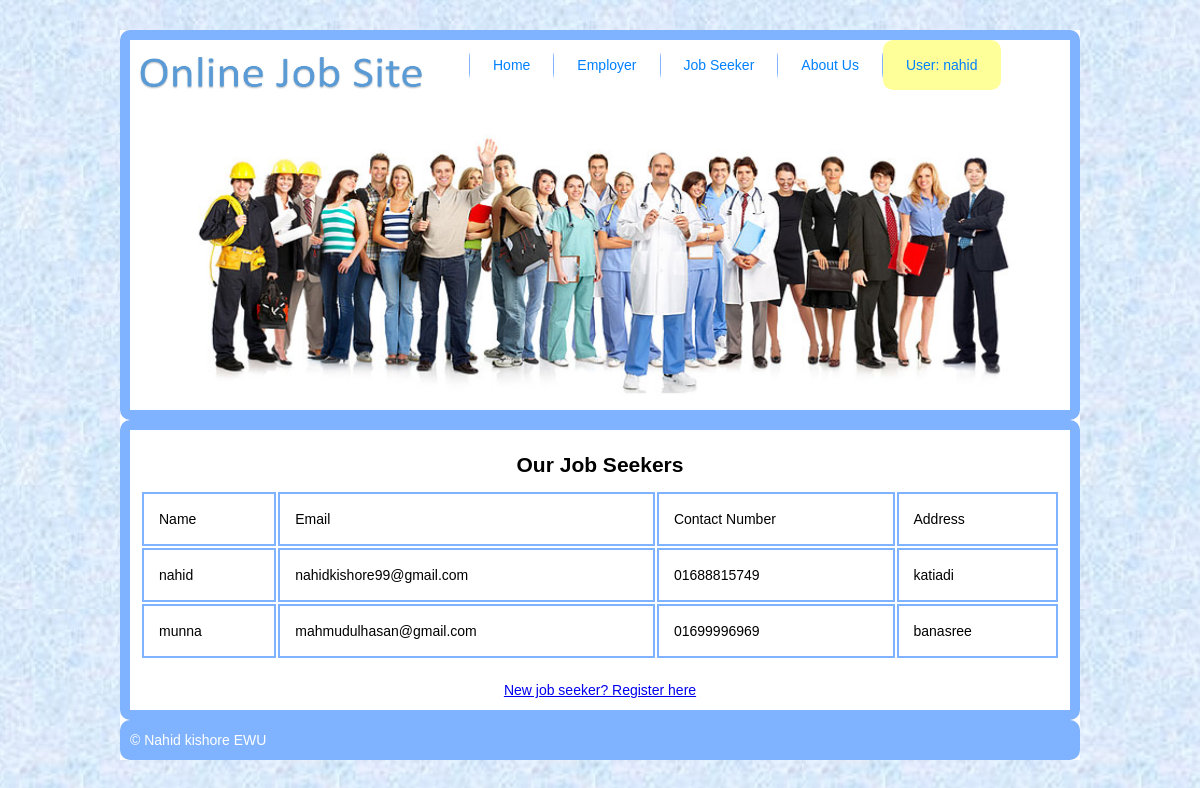
The page /JobSeeker.php (signed in) on the database its author committed.
### tables this page shows
CREATE TABLE `job_seeker` (
  `Name` varchar(100) NOT NULL,
  `Email` varchar(100) NOT NULL,
  `ContactNo` varchar(100) NOT NULL,
  `Username` varchar(100) NOT NULL,
  `Password` varchar(100) NOT NULL,
  `Address` varchar(100) NOT NULL,
  `Gender` varchar(100) NOT NULL,
  `Birthdate` varchar(200) NOT NULL
);

### JobSeeker.php (the view, shortened to what this page needs)
<!DOCTYPE html>
<?php
if(isset($_SESSION["Username"])){
	$userProfile=$_SESSION["Username"];
	$ut=$_SESSION["Usertype"];
	$flag=1;
}
else{
	$flag=0;
}
$conn = new mysqli("localhost", "root", "", "job");
$sql = "SELECT * FROM job_seeker";
$result = mysqli_query($conn, $sql);
?>
<html>
<head>
	<link rel="stylesheet" type="text/css" href="all.css">
</head>
<body>
<div class="main">
	<div class="header">
		<img src="images/logo.png" width="300" height="70">
		<ul>
			<li><a href="index.php">Home</a></li>
			<li><a href="Employer.php">Employer</a></li>
			<li><a href="JobSeeker.php">Job Seeker</a></li>
			<li><a href="AboutUs.php">About Us</a></li>
			<?php
			if($flag==1){
				if($ut==1){
					echo "<li><a href='JobSeekerProfile.php' style='background: #ffff99;border-radius:10px'>User: ".$userProfile."</a></li>";
				}
				elseif ($ut==2) {
					echo "<li><a href='EmployerProfile.php' style='background: #ffff99;border-radius:10px'>User: ".$userProfile."</a></li>";
				}
				else{
					echo "<li><a href='AdministratorProfile.php' style='background: #ffff99;border-radius:10px'>User: ".$userProfile."</a></li>";
				}
			}
			else{
				echo "
				<li><a href='login.php'>Login</a></li>
				<li><a href='register.php'>Register</a></li>
				";
			}
			?>
		</ul>
		<img id="pic" src="images/bigpicture.jpg" alt="" width="960" height="300" />
	</div>
	<div class="content">
		<center><h2>Our Job Seekers</h2></center>
		<table class="tt">
		<tr>
			<td>Name</td>
			<td>Email</td>
			<td>Contact Number</td>
			<td>Address</td>
		</tr>
		<?php
		if ($result->num_rows > 0) {
		    while($row = $result->fetch_assoc()) {
		    	$name=$row["Name"];
		    	$email=$row["Email"];
		    	$contact=$row["ContactNo"];
		    	$address=$row["Address"];
		    	echo "<tr><td>$name</td><td>$email</td><td>$contact</td><td>$address</td></tr>";
		    }
		} else {
		    echo "0 results";
		}
		?>
		</table><br>
		<center><a href="JobSeekerReg.php">New job seeker? Register here</a></center>
	</div>
	<div class="footer">&copy Nahid kishore EWU</div>
</div>
</body>
</html>

### all.css (style rules this page uses)
* { margin:0;padding:0 }
body { font-family:Arial;font-size:14px;line-height:20px;color:black;background:url(images/back.jpg); }
.main { width:960px;margin:30px auto;display:block;overflow:hidden;background: #fff; }
.header { overflow: hidden;border: 10px solid #80b3ff;border-radius: 10px }
.header img { float: left;border-right: 39px solid #fff }
.header ul { list-style:none }
.header ul li { float:left;border-left:1px solid #80b3ff;border-radius: 18px }
.header ul li a { display:block;background:#fff;color:#0080ff;padding:15px 23px;text-decoration:none }
.content { overflow: hidden;border: 10px solid #80b3ff;border-radius: 10px;padding: 10px; }
.content h2,h3,h4,p,input { padding: 15px }
.tt { width: 100%; }
.tt td { border:2px solid #80b3ff;padding: 15px; }
.footer { background:#80b3ff;color:#fff;padding:10px;border-radius: 10px }

### rows shown on the page
job_seeker: Name "nahid", Email "nahidkishore99@gmail.com", ContactNo "01688815749", Address "katiadi"
job_seeker: Name "munna", Email "mahmudulhasan@gmail.com", ContactNo "01699996969", Address "banasree"

### other values the page prints
$userProfile "nahid"
